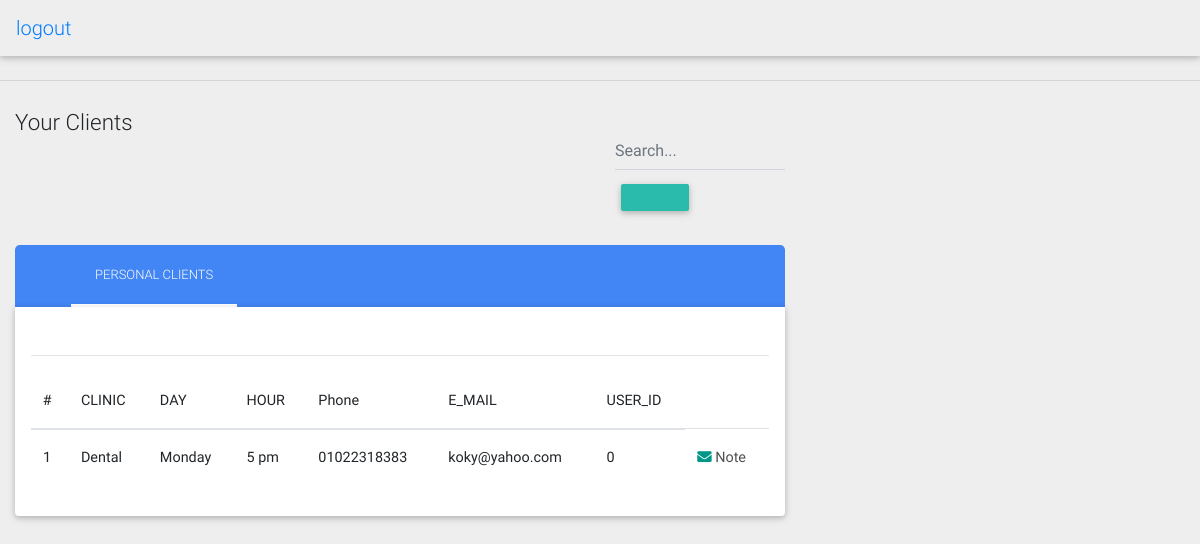
Page /Admin/search.php on the earlier database version.
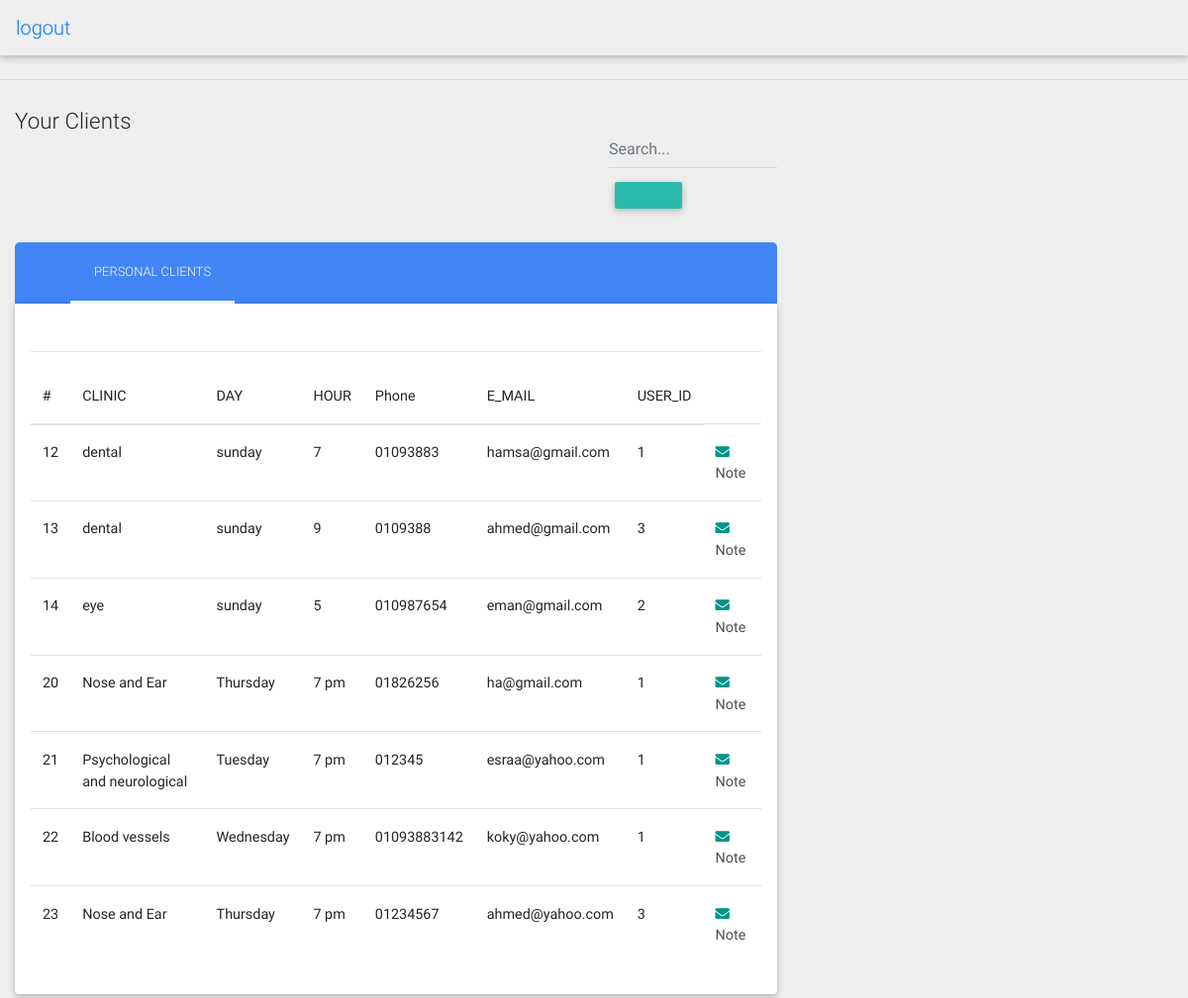
Same page on the later database version.
### tables this page shows
CREATE TABLE `clinics` (
  `code_clinic` int(11) NOT NULL,
  `clinic` varchar(50) NOT NULL,
  `day` varchar(15) NOT NULL,
  `hour` varchar(10) NOT NULL,
  `phone` varchar(50) NOT NULL,
  `mail` varchar(70) NOT NULL,
  `user_id_clinic` int(11) DEFAULT NULL,
  `doctor_id` int(11) DEFAULT NULL,
  `note` tinytext NOT NULL,
  `Specific doctor` varchar(80) NOT NULL
);

### Admin/search.php (the view, shortened to what this page needs)
<!DOCTYPE html>
<html lang="en">
<?php include('DB.php')?>
<head>
<link href="css/sb-admin.css" rel="stylesheet">
<link rel="stylesheet" href="css/fontawesome.css">
<link rel="stylesheet" href="https://use.fontawesome.com/releases/v5.8.2/css/all.css">
<link href="css/sb-admin.css" rel="stylesheet">
<link href="css/bootstrap.min.css" rel="stylesheet">
<link href="css/mdb.min.css" rel="stylesheet">
</head>
<body>
<nav class="navbar navbar-inverse navbar-fixed-top" role="navigation">
<div class="navbar-header">
    <a class="navbar-brand" href="logout.php">logout</a>
    </div>
</nav>
<hr class="my-4">
<div class="container-fluid">
<section class="section team-section">
  <div class="row">
    <div class="col-md-8">
      <div class="row mb-1">
        <div class="col-md-9">
          <h4 class="h4-responsive mt-1">Your Clients</h4>
        </div>
        <div class="col-md-3">
          <div class="md-form">
          <form action="search.php" method='post'>
            <input placeholder="Search..." type="text" id="form5" class="form-control" name='search'>
            <span class="input-group-btn">
            <button class="btn btn-default" type="submit" name='find'>
</form>
          </div>
        </div>
      </div>
<main>
<section>
<div class="row">
        <div class="col-md-12 mb-1">
          <div class="classic-tabs">
            <div class="tabs-wrapper">
              <ul class="nav tabs-primary primary-color" role="tablist">
                <li class="nav-item">
                  <a class="nav-link waves-light active" data-toggle="tab" href="#panel83" role="tab">Personal
                    Clients</a>
                </li>
              </ul>
            </div>
            <div class="tab-content card">
              <div class="tab-pane fade show active" id="panel83" role="tabpanel">
                <div class="table-responsive">
                  <table class="table">
                    <thead>
                    <tr>
                    <th>#</th>
            <th>CLINIC</th>
            <th>DAY</th>
            <th>HOUR</th>
            <th>Phone</th>
            <th>E_MAIL</th>
            <th>USER_ID</th>
          </tr>
                    </thead>
                    <tbody>
          <tr>
        <div class="row">
                <?php
                $search = $_POST['search'];
                $sql = "SELECT * FROM clinics WHERE clinic LIKE '%$search%'";
                $result = mysqli_query($connection,$sql);
                if(mysqli_num_rows($result)>0)
                {
                    while($row = mysqli_fetch_assoc($result))
                    {
               $code_clinic = $row['code_clinic'];
               $clinic = $row['clinic'];
               $day = $row['day'];
               $hour = $row['hour'];
               $phone = $row['phone'];
               $mail = $row['mail'];
               $user_id_clinic = $row['user_id_clinic'];
               echo "<tr>
                   <th>{$code_clinic}</th>
                   <th>{$clinic}</th>
                   <th>{$day}</th>
                   <th>{$hour}</th>
                   <th>{$phone}</th>
                   <th>{$mail}</th>
                   <th>{$user_id_clinic}</th>
                   <td>
                   <a class='teal-text' data-toggle='tooltip' data-target='#modalSubscription' data-placement='top' title='Note'><i class='fas fa-envelope'></i></a>
                   <a  data-toggle='modal' data-target='#modalSubscription'>Note </a>
                 </td>
                    </tr>";
                    }
                }else
                {
                    echo '<h1>No Result</h1>';
                }
                ?>
        </div>
        <hr>
</body>
</html>

Differences in the rows shown:
removed clinics: code_clinic "1", clinic "Dental", day "Monday", hour "5 pm", phone "01022318383", mail "koky@yahoo.com", user_id_clinic "0"
added clinics: code_clinic "12", clinic "dental", day "sunday", hour "7", phone "01093883", mail "hamsa@gmail.com", user_id_clinic "1"
added clinics: code_clinic "13", clinic "dental", day "sunday", hour "9", phone "0109388", mail "ahmed@gmail.com", user_id_clinic "3"
added clinics: code_clinic "14", clinic "eye", day "sunday", hour "5", phone "010987654", mail "eman@gmail.com", user_id_clinic "2"
added clinics: code_clinic "20", clinic "Nose and Ear", day "Thursday", hour "7 pm", phone "01826256", mail "ha@gmail.com", user_id_clinic "1"
added clinics: code_clinic "21", clinic "Psychological and neurological", day "Tuesday", hour "7 pm", phone "012345", mail "esraa@yahoo.com", user_id_clinic "1"
added clinics: code_clinic "22", clinic "Blood vessels", day "Wednesday", hour "7 pm", phone "01093883142", mail "koky@yahoo.com", user_id_clinic "1"
added clinics: code_clinic "23", clinic "Nose and Ear", day "Thursday", hour "7 pm", phone "01234567", mail "ahmed@yahoo.com", user_id_clinic "3"
